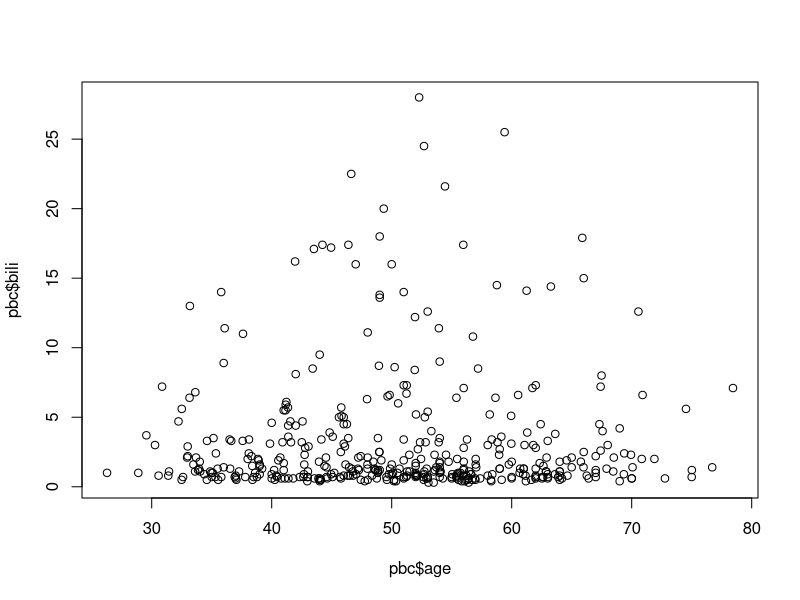
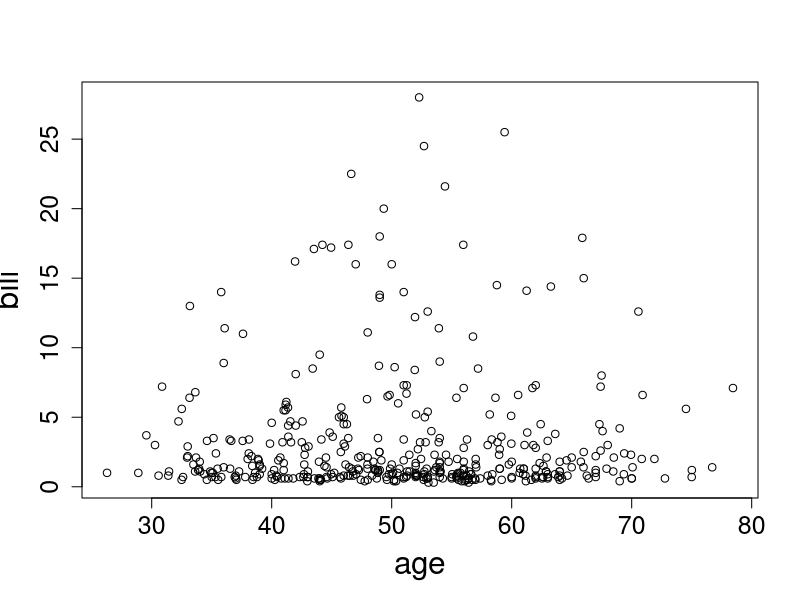
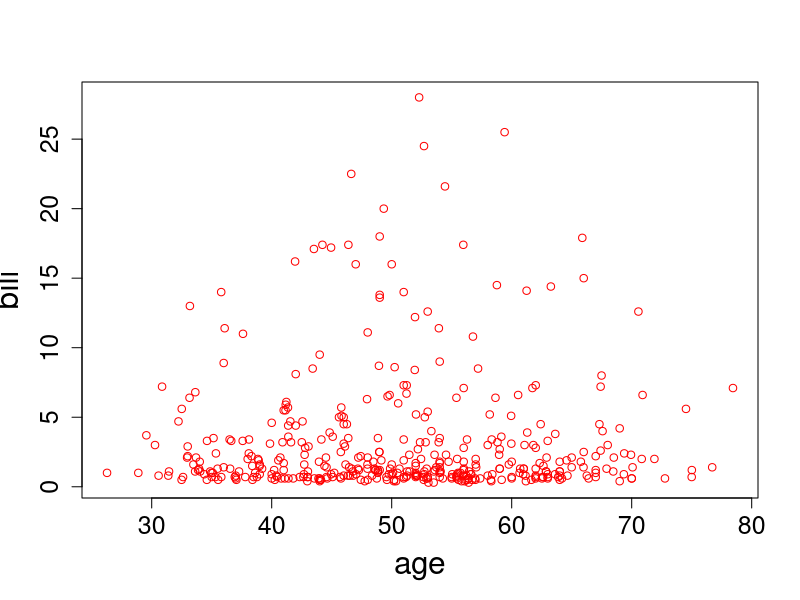
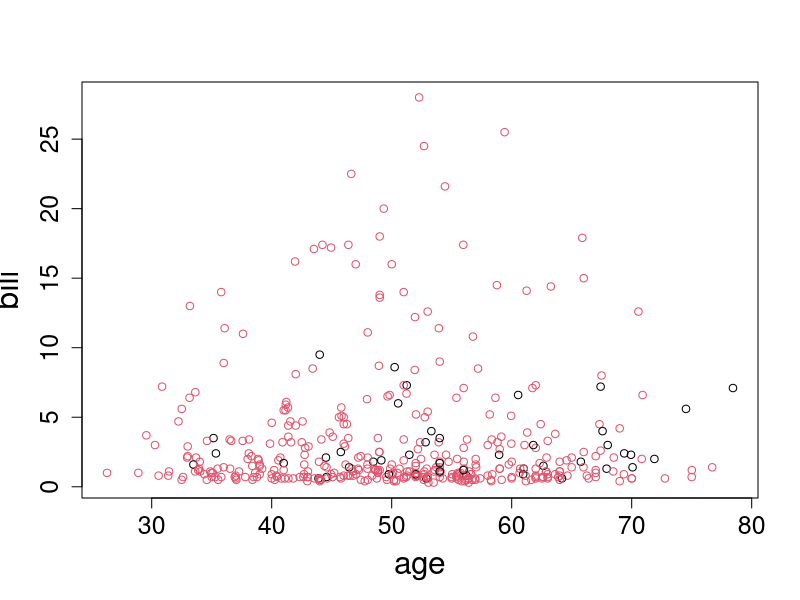
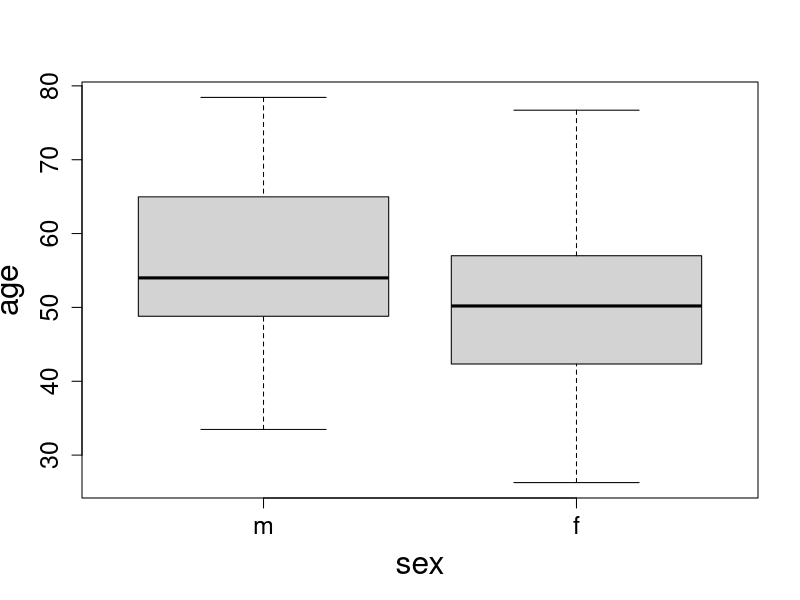
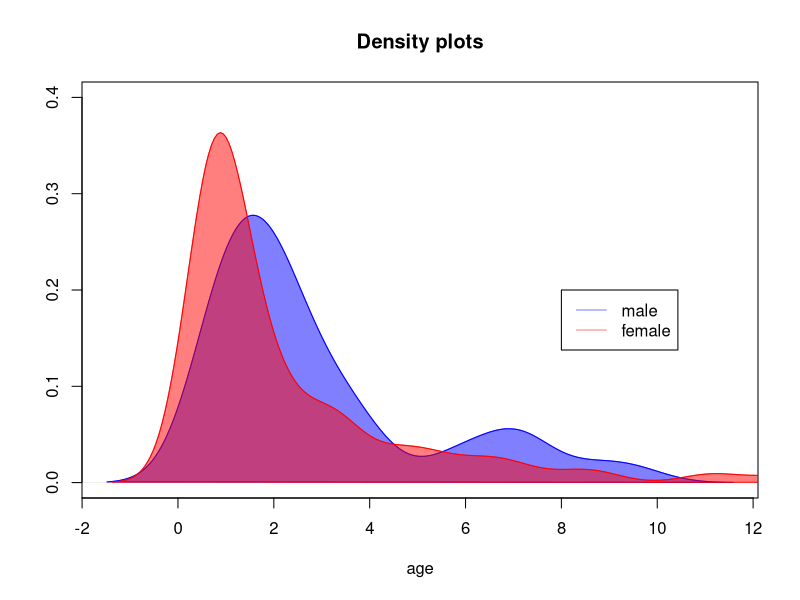
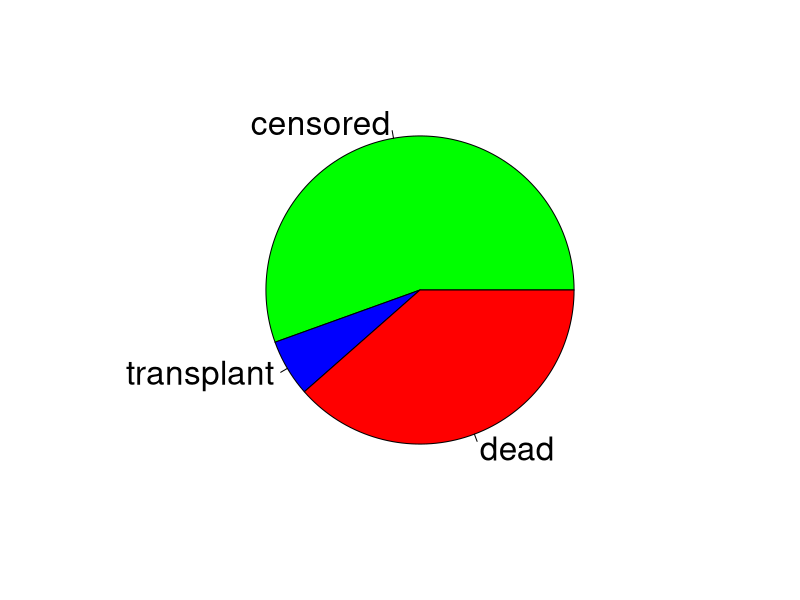

Reproduce these figures in R, in order.
## ---- chunk 1
knitr::knit_hooks$set(
  nospace = function(before, options, envir) {
    if (before) {
      knitr::asis_output("\\vspace*{-1.5ex}")
    }
  }
)

knitr::opts_chunk$set(echo = FALSE, comment=NA)

library(survival)
library(knitr)
library(kableExtra)
library(dplyr)
## ---- chunk 2
dt <- as.data.frame(pbc[1:5,c(1:6,11,12)])
kable(dt, "latex", booktabs = T, align = "c") %>%
 kable_styling(full_width = F) 
## ---- chunk 3
dt <- as.data.frame(pbc[1:5,c(1:6,11,12)])
dt <- format(dt, digits = 7)
dt %>%
 mutate(
   dt = row.names(.),
   age = cell_spec(age, "latex", color = ifelse(age >= 70, "red", "black"), bold = ifelse(age >= 70, "TRUE", "FALSE"), align = c("c", rep("c", 4))),
   time = cell_spec(time, align = c("c", rep("c", 4))),
   id = cell_spec(id, align = c("c", rep("c", 4))),
   sex = cell_spec(sex, align = c("c", rep("c", 4))),
   status = cell_spec(status, align = c("c", rep("c", 4))),
   trt = cell_spec(trt, align = c("c", rep("c", 4))),
   bili = cell_spec(bili, align = c("c", rep("c", 4))),
   chol = cell_spec(chol, align = c("c", rep("c", 4))),
   )%>%
select(id, time, status, trt, age, sex, bili, chol) %>%
kable("latex", escape = F, booktabs = T, align = "c")  %>%
kable_styling(position = "center", full_width = F)
## ---- chunk 4
dt <- as.data.frame(pbc[1:5,c(1:6,11,12)])
kable(dt, "latex", booktabs = T, align = "c") %>%
 kable_styling(full_width = F) %>%
 column_spec(3, bold = TRUE, color = "red")
## ---- chunk 5
dt <- as.data.frame(pbc[1:5,c(1:6,11,12)])
kable(dt, "latex", booktabs = T, align = "c") %>%
 kable_styling(full_width = F) %>%
 column_spec(2, bold = TRUE, color = "red")
## ---- chunk 6
dt <- as.data.frame(pbc[1:5,c(1:6,11,12)])
kable(dt, "latex", booktabs = T, align = "c") %>%
 kable_styling(full_width = F) %>%
 column_spec(2:3, bold = TRUE, color = "red")
## ---- chunk 7
dt <- as.data.frame(pbc[1:5,c(1:6,11,12)])
kable(dt, "latex", booktabs = T, align = "c") %>%
 kable_styling(full_width = F) %>%
 column_spec(7:8, bold = TRUE, color = "red")
## ---- chunk 8
103473
## ---- chunk 9
x <- 103473
x
## ---- chunk 10
y <- 103473 + 100000
y
## ---- chunk 11
0/0
## ---- chunk 12
dt <- as.data.frame(pbc[1:5,c(1:6,11,12)])
kable(dt, "latex", booktabs = T, digits = 2) %>%
 kable_styling(full_width = F) 
## ---- chunk 13
str(pbc[,c("id", "time", "status", "trt", "age", "sex", "bili", "chol")])
## ---- chunk 14
mode(pbc$age)
## ---- chunk 15
pbc[1:6, c("age")]
## ---- chunk 16
pbc[1:6, c("age", "bili", "chol")]
## ---- chunk 17
pbc[1:6, c("id", "sex", "bili", "chol")]
## ---- chunk 18
list(pbc[1:6, c("sex")], pbc[1:2, c("sex", "bili")], pbc$age[1:4])
## ---- chunk 19
vec <- c(1, 2, 3, 4, 5)
vec
vec <- c(1:5)
vec
## ---- chunk 20
vec <- c(1, 2, 3, 4, 5, 6)
mat <- matrix(vec, 3, 3)
mat 
## ---- chunk 21
vec <- c(1, 2, 3, 4, 5, 6)
mat <- matrix(vec, 3, 3, 
              byrow = TRUE)
mat
## ---- chunk 22
dtf <- data.frame(pbc$sex, pbc$age)
dtf[1:3,]
## ---- chunk 23
dtf <- data.frame(Gender = pbc$sex, 
                  Age = pbc$age)
dtf[1:3,]
## ---- chunk 24
list1 <- list(vec = c(1:5), mat = pbc[1:2, c("age", "sex")])
list1
## ---- chunk 25
DF <- format(pbc[,c("id", "time", "status", "trt", "age", 
                    "sex", "bili", "chol")], digits = 2)
head(DF)
## ---- chunk 26
DF <- pbc[,c("id", "time", "status", "trt", "age", 
                    "sex", "bili", "chol")]
DF$trt <- factor(DF$trt, levels = c(1, 2), 
                 labels = c("D-penicillmain", "placebo"))
head(DF)
## ---- chunk 27
DF <- pbc[,c("id", "time", "status", "trt", "age", 
                    "sex", "bili", "chol")]
DF$time <- DF$time/30
DF$time_years <- DF$time/12
head(DF)
## ---- chunk 28
head(pbc[,c("id", "time", "status", "trt", "age", 
                    "sex", "bili", "chol")])
## ---- chunk 29
head(pbcseq[, c("id", "futime", "status", "trt", "age", "day",
                    "sex", "bili", "chol")])
## ---- chunk 30
mean(pbc$age)
## ---- chunk 31
plot(pbc$age, pbc$bili)
## ---- chunk 32
plot(pbc$age, pbc$bili, xlab = "age", ylab = "bili", 
     cex.lab = 1.9, cex.axis = 1.5)
## ---- chunk 33
plot(pbc$age, pbc$bili, xlab = "age", ylab = "bili", 
     cex.lab = 1.9, cex.axis = 1.5, col = "red")
## ---- chunk 34
plot(pbc$age, pbc$bili, xlab = "age", ylab = "bili", 
     cex.lab = 1.9, cex.axis = 1.5, col = pbc$sex)
## ---- chunk 35
boxplot(pbc$age ~ pbc$sex, xlab = "sex", ylab = "age", 
     cex.lab = 1.9, cex.axis = 1.5)
## ---- chunk 36
pbc_male_bili <- pbc$bili[pbc$sex == "m"]
pbc_female_bili <- pbc$bili[pbc$sex == "f"]
plot(density(pbc_male_bili), col = rgb(0,0,1,0.5), 
     main = "Density plots", xlab = "age", ylab = "", ylim = c(0,0.4))
polygon(density(pbc_male_bili), col = rgb(0,0,1,0.5), 
        border = "blue")
lines(density(pbc_female_bili), col = rgb(1,0,0,0.5))
polygon(density(pbc_female_bili), col = rgb(1,0,0,0.5), 
        border = "red")
legend(8,0.2, c("male", "female"), 
       col = c(rgb(0,0,1,0.5), rgb(1,0,0,0.5)), lty = 1)
## ---- chunk 37
pbc$status <- factor(pbc$status, levels = c(0, 1, 2), 
                     labels = c("censored", "transplant", "dead"))
pie(prop.table(table(pbc$status)), 
    col = c("green", "blue", "red"), cex = 2)
## ---- chunk 38
x <- c(6:17)
x
x[2]
## ---- chunk 39
x[c(2,3,4)]
## ---- chunk 40
x <- c(6:17)
x
x[c(2,2,2)]
## ---- chunk 41
x <- c(6:17)
x
x[-5]
## ---- chunk 42
x <- c(6:10)
y <- c(TRUE, FALSE, FALSE, FALSE, FALSE)
x[y]
## ---- chunk 43
x <- c(6:10)
x[x > 7]
x[x > 7 & x > 9]
x[x > 7 | x > 9]
## ---- chunk 44
x <- c(foo=5, bar=4, one=7, two=12, three=2)
x[c('foo', 'one')]
## ---- chunk 45
mat <- matrix(1:6, 3, 3)
mat
mat[2, 2]
## ---- chunk 46
mat <- matrix(1:6, 3, 3)
mat
mat[2, ]
## ---- chunk 47
DF <- data.frame(x = 1:4, 
          y = c(35, 23, 14, 45))
DF
## ---- chunk 48
DF[2]
## ---- chunk 49
head(pbc$time)
## ---- chunk 50
DF <- data.frame(x = 1:3, 
          y = c(35, 23, 14))
DF
## ---- chunk 51
DF[2, ]
## ---- chunk 52
DF[DF$y < 30, ]
## ---- chunk 53
pbcDF <- data.frame(pbc)
head(pbc[pbc$sex == "m", 1:7])
## ---- chunk 54
pbcDF <- data.frame(pbc)
head(pbc[pbc$age > 30 | pbc$sex == "f", 1:7])
## ---- chunk 55
pbcDF <- data.frame(pbc)
head(pbc[pbc$age > 30 & pbc$sex == "f", 1:7])
## ---- chunk 56
mylist <- list(y = c(14, 45), z = c("m", "f", "f"))
mylist[2]
## ---- chunk 57
mylist <- list(y = c(14, 45), z = c("m", "f", "f"))
mylist[[2]]
## ---- chunk 58
mylist <- list(y = c(14, 45), z = c("m", "f", "f"))
mylist
mylist$y
